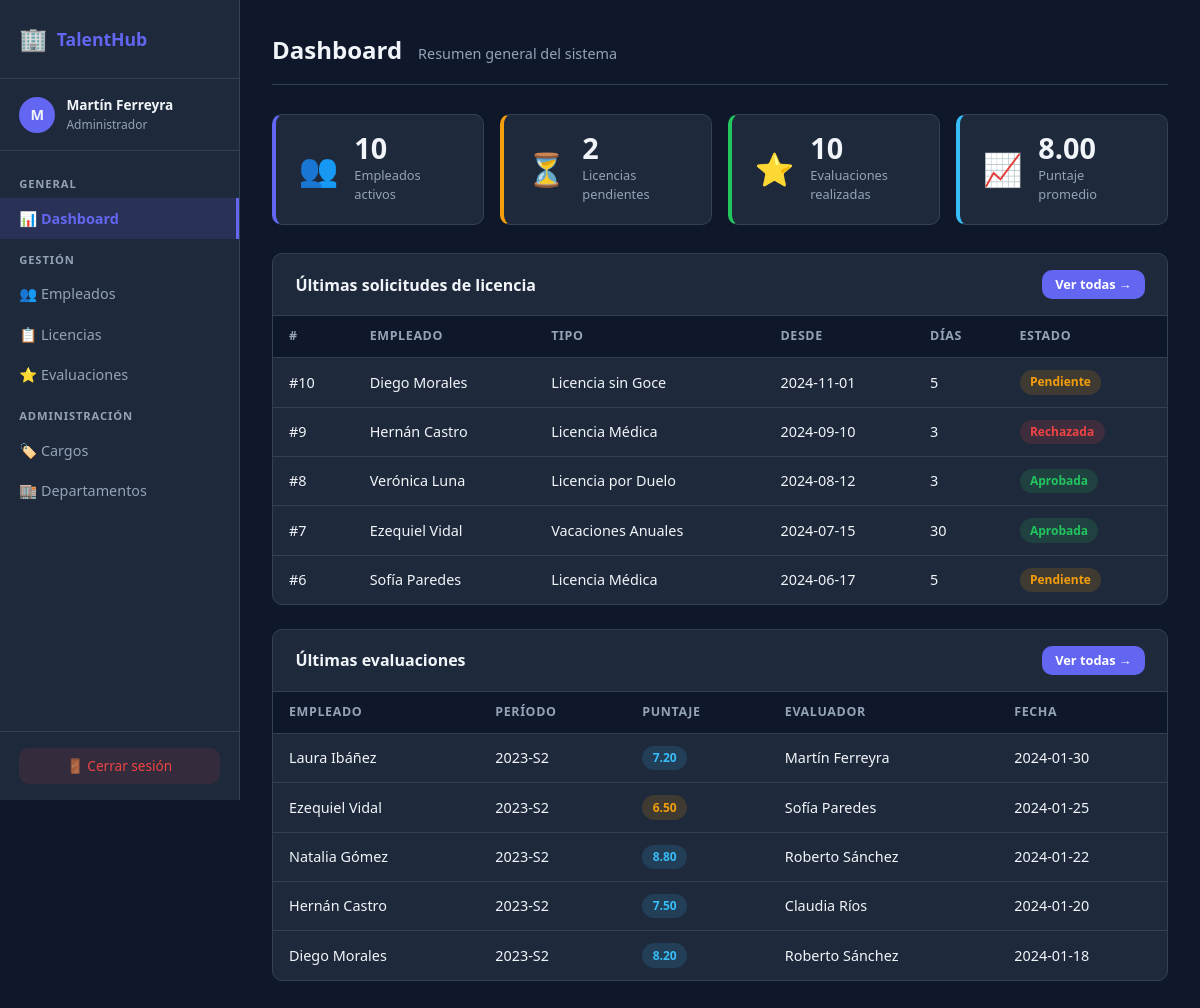
/index.php?page=dashboard (signed in), run on the app's committed database.
### tables this page shows
CREATE TABLE Solicitud_Licencia (
    nro_solicitud    INT  PRIMARY KEY AUTO_INCREMENT,
    fecha_solicitud  DATE NOT NULL,
    fecha_inicio     DATE NOT NULL,
    fecha_fin        DATE NOT NULL,
    dias_solicitados INT  NOT NULL,
    legajo           INT  NOT NULL,
    tipo_lic_cod     INT  NOT NULL,
    CONSTRAINT fk_solicitud_empleado
        FOREIGN KEY (legajo)       REFERENCES Empleado(legajo),
    CONSTRAINT fk_solicitud_tipo
        FOREIGN KEY (tipo_lic_cod) REFERENCES Tipo_Licencia(tipo_lic_cod)
);

CREATE TABLE Empleado (
    legajo            INT          PRIMARY KEY,
    nombre            VARCHAR(100) NOT NULL,
    apellido          VARCHAR(100) NOT NULL,
    mail              VARCHAR(150) NOT NULL UNIQUE,
    fecha_ingreso     DATE         NOT NULL,
    telefono          VARCHAR(20),
    localidad_cod     INT          NOT NULL,
    depto_cod         INT          NOT NULL,
    supervisor_legajo INT,
    CONSTRAINT fk_empleado_localidad
        FOREIGN KEY (localidad_cod)     REFERENCES Localidad(localidad_cod),
    CONSTRAINT fk_empleado_depto
        FOREIGN KEY (depto_cod)         REFERENCES Departamento(depto_cod),
    CONSTRAINT fk_empleado_supervisor
        FOREIGN KEY (supervisor_legajo) REFERENCES Empleado(legajo)
);

CREATE TABLE Tipo_Licencia (
    tipo_lic_cod         INT          PRIMARY KEY AUTO_INCREMENT,
    nombre               VARCHAR(100) NOT NULL,
    dias_max             INT          NOT NULL,
    requiere_certificado TINYINT(1)   NOT NULL DEFAULT 0,
    remunerada           TINYINT(1)   NOT NULL DEFAULT 1
);

CREATE TABLE Evaluacion_Desempeno (
    evaluacion_id    INT           PRIMARY KEY AUTO_INCREMENT,
    legajo           INT           NOT NULL,
    periodo          VARCHAR(20)   NOT NULL,
    puntaje          DECIMAL(5,2),
    observaciones    TEXT,
    evaluador_legajo INT           NOT NULL,
    fecha_evaluacion DATE          NOT NULL,
    CONSTRAINT fk_evaluacion_empleado
        FOREIGN KEY (legajo)            REFERENCES Empleado(legajo),
    CONSTRAINT fk_evaluacion_evaluador
        FOREIGN KEY (evaluador_legajo)  REFERENCES Empleado(legajo)
);

### views/dashboard/index.php (the view, shortened to what this page needs)
<?php
require_once __DIR__ . '/../../views/layout/header.php';
require_once __DIR__ . '/../../views/layout/sidebar.php';
?>
<div class="page-header">
    <h1>Dashboard</h1>
    <span class="page-subtitle">Resumen general del sistema</span>
</div>
<?php
$total_empleados   = $pdo->query("SELECT COUNT(*) FROM Empleado")->fetchColumn();
$pendientes        = $pdo->query("
    SELECT COUNT(DISTINCT sl.nro_solicitud)
    FROM Solicitud_Licencia sl
    JOIN Auditoria_Estado_Solicitud a
      ON a.nro_solicitud = sl.nro_solicitud
    WHERE a.estado_nuevo = 'Pendiente'
      AND a.auditoria_id = (
          SELECT MAX(auditoria_id) FROM Auditoria_Estado_Solicitud
          WHERE nro_solicitud = sl.nro_solicitud
      )
")->fetchColumn();
$total_evaluaciones = $pdo->query("SELECT COUNT(*) FROM Evaluacion_Desempeno")->fetchColumn();
$prom_puntaje       = $pdo->query("SELECT ROUND(AVG(puntaje),2) FROM Evaluacion_Desempeno")->fetchColumn();
?>
<div class="stats-grid">
    <div class="stat-card">
        <div class="stat-icon">👥</div>
        <div class="stat-info">
            <span class="stat-value"><?= $total_empleados ?></span>
            <span class="stat-label">Empleados activos</span>
        </div>
    </div>
    <div class="stat-card warning">
        <div class="stat-icon">⏳</div>
        <div class="stat-info">
            <span class="stat-value"><?= $pendientes ?></span>
            <span class="stat-label">Licencias pendientes</span>
        </div>
    </div>
    <div class="stat-card success">
        <div class="stat-icon">⭐</div>
        <div class="stat-info">
            <span class="stat-value"><?= $total_evaluaciones ?></span>
            <span class="stat-label">Evaluaciones realizadas</span>
        </div>
    </div>
    <div class="stat-card info">
        <div class="stat-icon">📈</div>
        <div class="stat-info">
            <span class="stat-value"><?= $prom_puntaje ?? '—' ?></span>
            <span class="stat-label">Puntaje promedio</span>
        </div>
    </div>
</div>
<div class="card">
    <div class="card-header">
        <h2>Últimas solicitudes de licencia</h2>
        <a href="index.php?page=solicitudes" class="btn btn-sm">Ver todas →</a>
    </div>
    <table class="table">
        <thead>
            <tr>
                <th>#</th>
                <th>Empleado</th>
                <th>Tipo</th>
                <th>Desde</th>
                <th>Días</th>
                <th>Estado</th>
            </tr>
        </thead>
        <tbody>
        <?php
        $stmt = $pdo->query("
            SELECT sl.nro_solicitud, e.nombre, e.apellido,
                   tl.nombre AS tipo, sl.fecha_inicio, sl.dias_solicitados,
                   a.estado_nuevo AS estado
            FROM Solicitud_Licencia sl
            JOIN Empleado e          ON e.legajo        = sl.legajo
            JOIN Tipo_Licencia tl    ON tl.tipo_lic_cod = sl.tipo_lic_cod
            JOIN Auditoria_Estado_Solicitud a
              ON a.nro_solicitud = sl.nro_solicitud
             AND a.auditoria_id  = (
                 SELECT MAX(auditoria_id) FROM Auditoria_Estado_Solicitud
                 WHERE nro_solicitud = sl.nro_solicitud
             )
            ORDER BY sl.nro_solicitud DESC
            LIMIT 5
        ");
        foreach ($stmt as $row):
            $badge = match($row['estado']) {
                'Aprobada'  => 'badge-success',
                'Rechazada' => 'badge-danger',
                default     => 'badge-warning',
            };
        ?>
        <tr>
            <td>#<?= $row['nro_solicitud'] ?></td>
            <td><?= htmlspecialchars($row['nombre'] . ' ' . $row['apellido']) ?></td>
            <td><?= htmlspecialchars($row['tipo']) ?></td>
            <td><?= $row['fecha_inicio'] ?></td>
            <td><?= $row['dias_solicitados'] ?></td>
            <td><span class="badge <?= $badge ?>"><?= $row['estado'] ?></span></td>
        </tr>
        <?php endforeach; ?>
        </tbody>
    </table>
</div>
<div class="card" style="margin-top:1.5rem">
    <div class="card-header">
        <h2>Últimas evaluaciones</h2>
        <a href="index.php?page=evaluaciones" class="btn btn-sm">Ver todas →</a>
    </div>
    <table class="table">
        <thead>
            <tr>
                <th>Empleado</th>
                <th>Período</th>
                <th>Puntaje</th>
                <th>Evaluador</th>
                <th>Fecha</th>
            </tr>
        </thead>
        <tbody>
        <?php
        $stmt = $pdo->query("
            SELECT e.nombre, e.apellido, ev.periodo, ev.puntaje,
                   ev.fecha_evaluacion,
                   CONCAT(ev2.nombre,' ',ev2.apellido) AS evaluador
            FROM Evaluacion_Desempeno ev
            JOIN Empleado e   ON e.legajo  = ev.legajo
            JOIN Empleado ev2 ON ev2.legajo = ev.evaluador_legajo
            ORDER BY ev.fecha_evaluacion DESC
            LIMIT 5
        ");
        foreach ($stmt as $row):
            $color = $row['puntaje'] >= 9 ? 'badge-success'
                   : ($row['puntaje'] >= 7 ? 'badge-info' : 'badge-warning');
        ?>
        <tr>
            <td><?= htmlspecialchars($row['nombre'] . ' ' . $row['apellido']) ?></td>
            <td><?= $row['periodo'] ?></td>
            <td><span class="badge <?= $color ?>"><?= $row['puntaje'] ?></span></td>
            <td><?= htmlspecialchars($row['evaluador']) ?></td>
            <td><?= $row['fecha_evaluacion'] ?></td>
        </tr>
        <?php endforeach; ?>
        </tbody>
    </table>
</div>
<?php require_once __DIR__ . '/../../views/layout/footer.php'; ?>

### index.php (shortened to what this page needs)
<?php
require_once 'config/db.php';
$page = $_GET['page'] ?? 'login';
switch ($page) {
    case 'dashboard':
        require_once 'views/dashboard/index.php';
        break;
}

### views/layout/header.php (shortened to what this page needs)
<!DOCTYPE html>
<html lang="es">
<head>
    <link rel="stylesheet" href="<?= str_repeat('../', substr_count($_SERVER['PHP_SELF'], '/') - 2) ?>public/css/style.css">
</head>
<body>
<div class="app-wrapper">

### views/layout/sidebar.php (shortened to what this page needs)
<?php
$page_actual = $_GET['page'] ?? 'dashboard';
$rol = $_SESSION['rol'] ?? 'Empleado';
function menu_item($page, $label, $icono, $page_actual) {
    $activo = ($page_actual === $page) ? 'active' : '';
    echo "<a href='index.php?page={$page}' class='menu-item {$activo}'>{$icono} {$label}</a>";
}
?>
<aside class="sidebar">
    <div class="sidebar-brand">
        <span class="brand-icon">🏢</span>
        <span class="brand-name">TalentHub</span>
    </div>
    <div class="sidebar-user">
        <div class="user-avatar"><?= strtoupper(substr($_SESSION['nombre'], 0, 1)) ?></div>
        <div class="user-info">
            <span class="user-name"><?= htmlspecialchars($_SESSION['nombre']) ?></span>
            <span class="user-rol"><?= htmlspecialchars($rol) ?></span>
        </div>
    </div>
    <nav class="sidebar-nav">
        <div class="nav-section-label">General</div>
        <?php menu_item('dashboard', 'Dashboard', '📊', $page_actual); ?>
        <div class="nav-section-label">Gestión</div>
        <?php if (in_array($rol, ['Administrador', 'RRHH'])): ?>
        <div class="nav-section-label">Administración</div>
        <?php endif; ?>
    </nav>
    <div class="sidebar-footer">
        <a href="index.php?page=logout" class="btn-logout">🚪 Cerrar sesión</a>
    </div>
</aside>
<main class="main-content">

### views/layout/footer.php (shortened to what this page needs)
</main>
</div>
</body>
</html>

### data on the page
solicitud_licencia: nro_solicitud "10", legajo.apellido "Diego Morales", tipo_lic_cod.nombre "Licencia sin Goce", fecha_inicio "2024-11-01", dias_solicitados "5", estado "Pendiente"
solicitud_licencia: nro_solicitud "9", legajo.apellido "Hernán Castro", tipo_lic_cod.nombre "Licencia Médica", fecha_inicio "2024-09-10", dias_solicitados "3", estado "Rechazada"
solicitud_licencia: nro_solicitud "8", legajo.apellido "Verónica Luna", tipo_lic_cod.nombre "Licencia por Duelo", fecha_inicio "2024-08-12", dias_solicitados "3", estado "Aprobada"
solicitud_licencia: nro_solicitud "7", legajo.apellido "Ezequiel Vidal", tipo_lic_cod.nombre "Vacaciones Anuales", fecha_inicio "2024-07-15", dias_solicitados "30", estado "Aprobada"
solicitud_licencia: nro_solicitud "6", legajo.apellido "Sofía Paredes", tipo_lic_cod.nombre "Licencia Médica", fecha_inicio "2024-06-17", dias_solicitados "5", estado "Pendiente"
evaluacion_desempeno: legajo.apellido "Laura Ibáñez", periodo "2023-S2", puntaje "7.20", evaluador "Martín Ferreyra", fecha_evaluacion "2024-01-30"
evaluacion_desempeno: legajo.apellido "Ezequiel Vidal", periodo "2023-S2", puntaje "6.50", evaluador "Sofía Paredes", fecha_evaluacion "2024-01-25"
evaluacion_desempeno: legajo.apellido "Natalia Gómez", periodo "2023-S2", puntaje "8.80", evaluador "Roberto Sánchez", fecha_evaluacion "2024-01-22"
evaluacion_desempeno: legajo.apellido "Hernán Castro", periodo "2023-S2", puntaje "7.50", evaluador "Claudia Ríos", fecha_evaluacion "2024-01-20"
evaluacion_desempeno: legajo.apellido "Diego Morales", periodo "2023-S2", puntaje "8.20", evaluador "Roberto Sánchez", fecha_evaluacion "2024-01-18"

### other printed values
substr($_SESSION['nombre'], 0, 1) "M"
$_SESSION['nombre'] "Martín Ferreyra"
$rol "Administrador"
$icono "📊 👥 📋 ⭐ 🏷️ 🏬"
$label "Dashboard Empleados Licencias Evaluaciones Cargos Departamentos"
$total_empleados "10"
$pendientes "2"
$total_evaluaciones "10"
$prom_puntaje "8.00"
